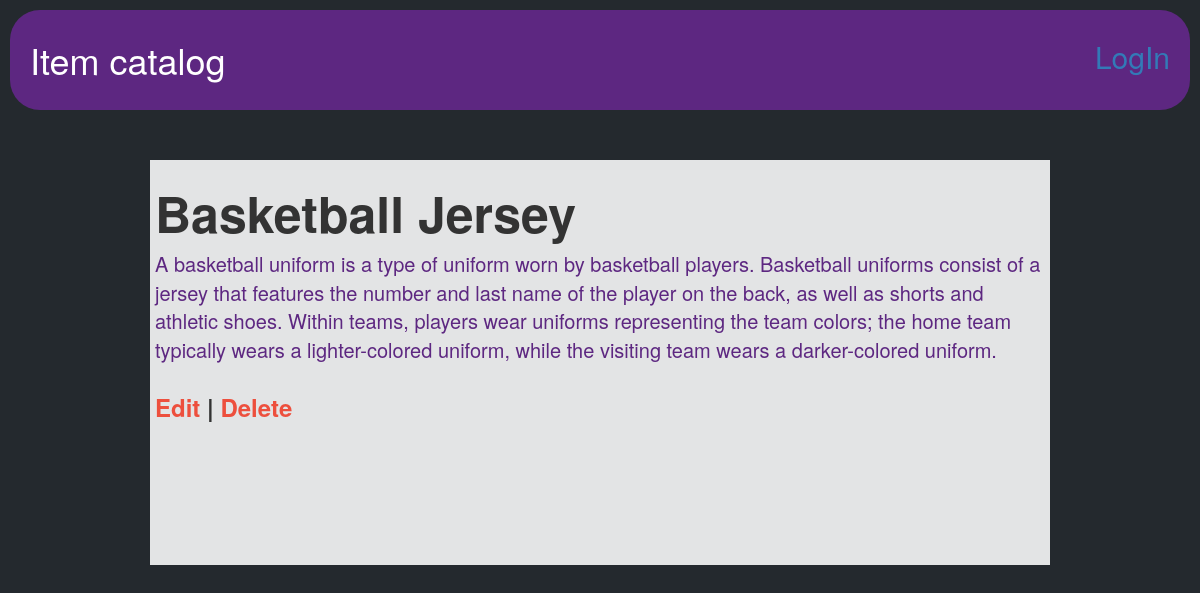
Screenshot of /catalog/Basketball/Basketball Jersey with the database file from the repository.
### sports_database.py (models this page shows, shortened)
class LatestItem(Base):
    __tablename__ = 'latest_item'
    title = Column(String(80), nullable=False)
    time_created = Column(DateTime(timezone=True), default=datetime.utcnow)
    time_updated = Column(DateTime(timezone=True), onupdate=datetime.utcnow)
    id = Column(Integer, primary_key=True)
    description = Column(String(250))
    item_category = Column(String(250))
    category_id = Column(Integer, ForeignKey('categories.id'))
    categories = relationship(Categories)
    user_id = Column(Integer, ForeignKey('user.id'))
    user = relationship(User)

### catalog.py (the view)
@app.route('/catalog/<string:sport_name>/<string:item_name>')
def itemInfo(sport_name, item_name):
    item_des = session.query(LatestItem).filter_by(title=item_name).one()
    return render_template('item_description.html', item_des=item_des, sport_name=sport_name)

### templates/item_description.html
{% extends "main.html" %}
{% block content %}
{% include "header.html" %}
<div class="row" style="border: 5px #e3e4e5 solid; margin: 50px 150px; height: 405px; background-color: #e3e4e5;">
<div class="row">
	<div class="col-md-12">
		<h1 style="font-size: 50px; font-weight: 700">{{item_des.title}}</h1>
	</div>
</div>
<div class="row">
	<div class="col-md-12">
		<p style="font-size: 20px; color: #5d2781">{{item_des.description}}</p>
	</div>
</div>
<div class="row">
	<div class=" col-md-4 bottom-align-text ">
		<a style="color: #ed4f3d; text-decoration: none" href="{{url_for('itemEdit', item_name=item_des.title, sport_name=sport_name) }}"> <h3 style="font-weight: 600; color:
		#ed4f3d">Edit</a><span style="font-weight: 600; color:
		#333333"> | </span><a style="color: #ed4f3d; text-decoration: none" href="{{ url_for('itemDelete', item_name=item_des.title, sport_name=sport_name) }}">Delete</h3></a>
	</div>
</div>
</div>
{% endblock %}

### rows the page displays
LatestItem: title "Basketball Jersey", description "A basketball uniform is a type of uniform worn by basketball players. Basketball uniforms consist of a jersey that features the number and last name of the player on the back, as well as shorts and athletic shoes. Within teams, players wear uniforms representing the team colors; the home team typically wears a lighter-colored uniform, while the visiting team wears a darker-colored uniform."
